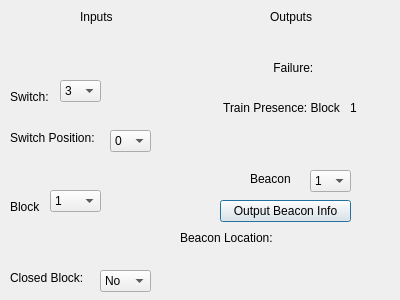
<?xml version="1.0" encoding="UTF-8"?>
<ui version="4.0">
 <class>Debugger</class>
 <widget class="QDialog" name="Debugger">
  <property name="geometry">
   <rect>
    <x>0</x>
    <y>0</y>
    <width>400</width>
    <height>300</height>
   </rect>
  </property>
  <property name="windowTitle">
   <string>Dialog</string>
  </property>
  <widget class="QLabel" name="label">
   <property name="geometry">
    <rect>
     <x>10</x>
     <y>130</y>
     <width>101</width>
     <height>16</height>
    </rect>
   </property>
   <property name="text">
    <string>Switch Position:</string>
   </property>
  </widget>
  <widget class="QLabel" name="label_2">
   <property name="geometry">
    <rect>
     <x>10</x>
     <y>90</y>
     <width>47</width>
     <height>14</height>
    </rect>
   </property>
   <property name="text">
    <string>Switch:</string>
   </property>
  </widget>
  <widget class="QComboBox" name="comboBox">
   <property name="geometry">
    <rect>
     <x>60</x>
     <y>80</y>
     <width>41</width>
     <height>22</height>
    </rect>
   </property>
   <item>
    <property name="text">
     <string>3</string>
    </property>
   </item>
   <item>
    <property name="text">
     <string>4</string>
    </property>
   </item>
   <item>
    <property name="text">
     <string>17</string>
    </property>
   </item>
   <item>
    <property name="text">
     <string>35</string>
    </property>
   </item>
   <item>
    <property name="text">
     <string>43</string>
    </property>
   </item>
  </widget>
  <widget class="QComboBox" name="comboBox_2">
   <property name="geometry">
    <rect>
     <x>110</x>
     <y>130</y>
     <width>41</width>
     <height>22</height>
    </rect>
   </property>
   <item>
    <property name="text">
     <string>0</string>
    </property>
   </item>
   <item>
    <property name="text">
     <string>1</string>
    </property>
   </item>
  </widget>
  <widget class="QLabel" name="label_3">
   <property name="geometry">
    <rect>
     <x>10</x>
     <y>200</y>
     <width>47</width>
     <height>14</height>
    </rect>
   </property>
   <property name="text">
    <string>Block</string>
   </property>
  </widget>
  <widget class="QLabel" name="label_4">
   <property name="geometry">
    <rect>
     <x>10</x>
     <y>270</y>
     <width>81</width>
     <height>16</height>
    </rect>
   </property>
   <property name="text">
    <string>Closed Block:</string>
   </property>
  </widget>
  <widget class="QComboBox" name="comboBox_3">
   <property name="geometry">
    <rect>
     <x>50</x>
     <y>190</y>
     <width>51</width>
     <height>22</height>
    </rect>
   </property>
   <item>
    <property name="text">
     <string>1</string>
    </property>
   </item>
   <item>
    <property name="text">
     <string>2</string>
    </property>
   </item>
   <item>
    <property name="text">
     <string>3</string>
    </property>
   </item>
   <item>
    <property name="text">
     <string>4</string>
    </property>
   </item>
  </widget>
  <widget class="QComboBox" name="comboBox_4">
   <property name="geometry">
    <rect>
     <x>100</x>
     <y>270</y>
     <width>51</width>
     <height>22</height>
    </rect>
   </property>
   <item>
    <property name="text">
     <string>No</string>
    </property>
   </item>
   <item>
    <property name="text">
     <string>Yes</string>
    </property>
   </item>
  </widget>
  <widget class="QLabel" name="label_5">
   <property name="geometry">
    <rect>
     <x>80</x>
     <y>10</y>
     <width>47</width>
     <height>14</height>
    </rect>
   </property>
   <property name="text">
    <string>Inputs</string>
   </property>
  </widget>
  <widget class="QLabel" name="label_6">
   <property name="geometry">
    <rect>
     <x>270</x>
     <y>10</y>
     <width>47</width>
     <height>14</height>
    </rect>
   </property>
   <property name="text">
    <string>Outputs</string>
   </property>
  </widget>
  <widget class="QLabel" name="label_7">
   <property name="geometry">
    <rect>
     <x>270</x>
     <y>60</y>
     <width>71</width>
     <height>16</height>
    </rect>
   </property>
   <property name="text">
    <string> Failure:</string>
   </property>
  </widget>
  <widget class="QLabel" name="fail_block_num">
   <property name="geometry">
    <rect>
     <x>340</x>
     <y>55</y>
     <width>51</width>
     <height>21</height>
    </rect>
   </property>
   <property name="text">
    <string/>
   </property>
  </widget>
  <widget class="QLabel" name="label_9">
   <property name="geometry">
    <rect>
     <x>220</x>
     <y>100</y>
     <width>131</width>
     <height>16</height>
    </rect>
   </property>
   <property name="text">
    <string> Train Presence: Block</string>
   </property>
  </widget>
  <widget class="QLabel" name="label_10">
   <property name="geometry">
    <rect>
     <x>350</x>
     <y>100</y>
     <width>31</width>
     <height>16</height>
    </rect>
   </property>
   <property name="text">
    <string>1</string>
   </property>
  </widget>
  <widget class="QLabel" name="label_11">
   <property name="geometry">
    <rect>
     <x>180</x>
     <y>230</y>
     <width>111</width>
     <height>16</height>
    </rect>
   </property>
   <property name="text">
    <string>Beacon Location:</string>
   </property>
  </widget>
  <widget class="QLabel" name="location">
   <property name="geometry">
    <rect>
     <x>290</x>
     <y>230</y>
     <width>111</width>
     <height>20</height>
    </rect>
   </property>
   <property name="text">
    <string/>
   </property>
  </widget>
  <widget class="QPushButton" name="pushButton">
   <property name="geometry">
    <rect>
     <x>220</x>
     <y>200</y>
     <width>131</width>
     <height>22</height>
    </rect>
   </property>
   <property name="text">
    <string>Output Beacon Info</string>
   </property>
  </widget>
  <widget class="QComboBox" name="beacon_num">
   <property name="geometry">
    <rect>
     <x>310</x>
     <y>170</y>
     <width>41</width>
     <height>22</height>
    </rect>
   </property>
   <item>
    <property name="text">
     <string>1</string>
    </property>
   </item>
   <item>
    <property name="text">
     <string>2</string>
    </property>
   </item>
   <item>
    <property name="text">
     <string>3</string>
    </property>
   </item>
  </widget>
  <widget class="QLabel" name="label_8">
   <property name="geometry">
    <rect>
     <x>250</x>
     <y>163</y>
     <width>47</width>
     <height>31</height>
    </rect>
   </property>
   <property name="text">
    <string>Beacon</string>
   </property>
  </widget>
 </widget>
 <resources/>
 <connections>
  <connection>
   <sender>pushButton</sender>
   <signal>clicked()</signal>
   <receiver>location</receiver>
   <slot>show()</slot>
   <hints>
    <hint type="sourcelabel">
     <x>324</x>
     <y>149</y>
    </hint>
    <hint type="destinationlabel">
     <x>347</x>
     <y>190</y>
    </hint>
   </hints>
  </connection>
 </connections>
</ui>
